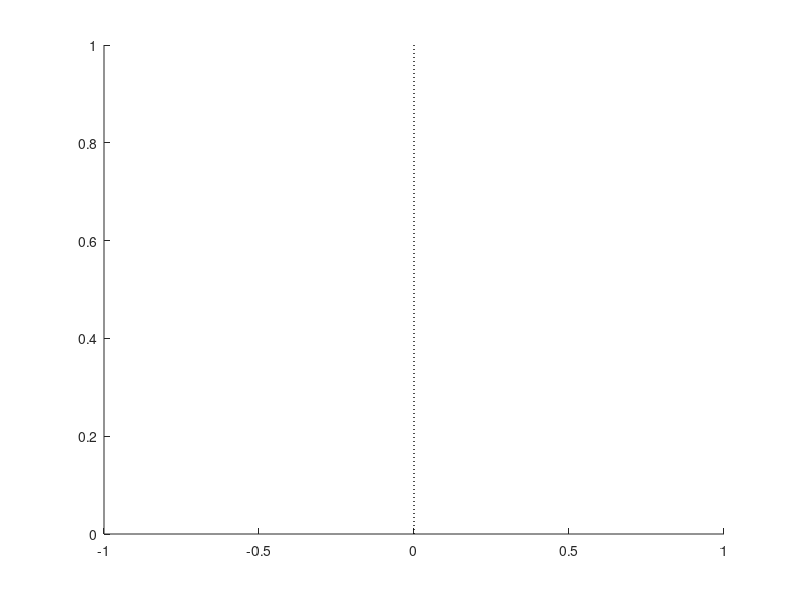

The MATLAB source for this figure:
function [lh] = vertline(xloc,hax,color, linestyle, linewidth)
% function [lh] = vertline(xloc,hax,color, linestyle)
if nargin<1
    xloc =0;
end

if nargin<2 || isempty(hax)
    hax = gcf;
end

if nargin<3 || isempty(color)
    color =  'k';
end

if nargin<4 || isempty(linestyle)
    linestyle =  ':';
end

if nargin<5|| isempty(linewidth)
    linewidth =  1;
end
%%
lh=line([xloc xloc]', get(gca, 'ylim'), 'color', color, 'linestyle', linestyle,'linewidth',linewidth);